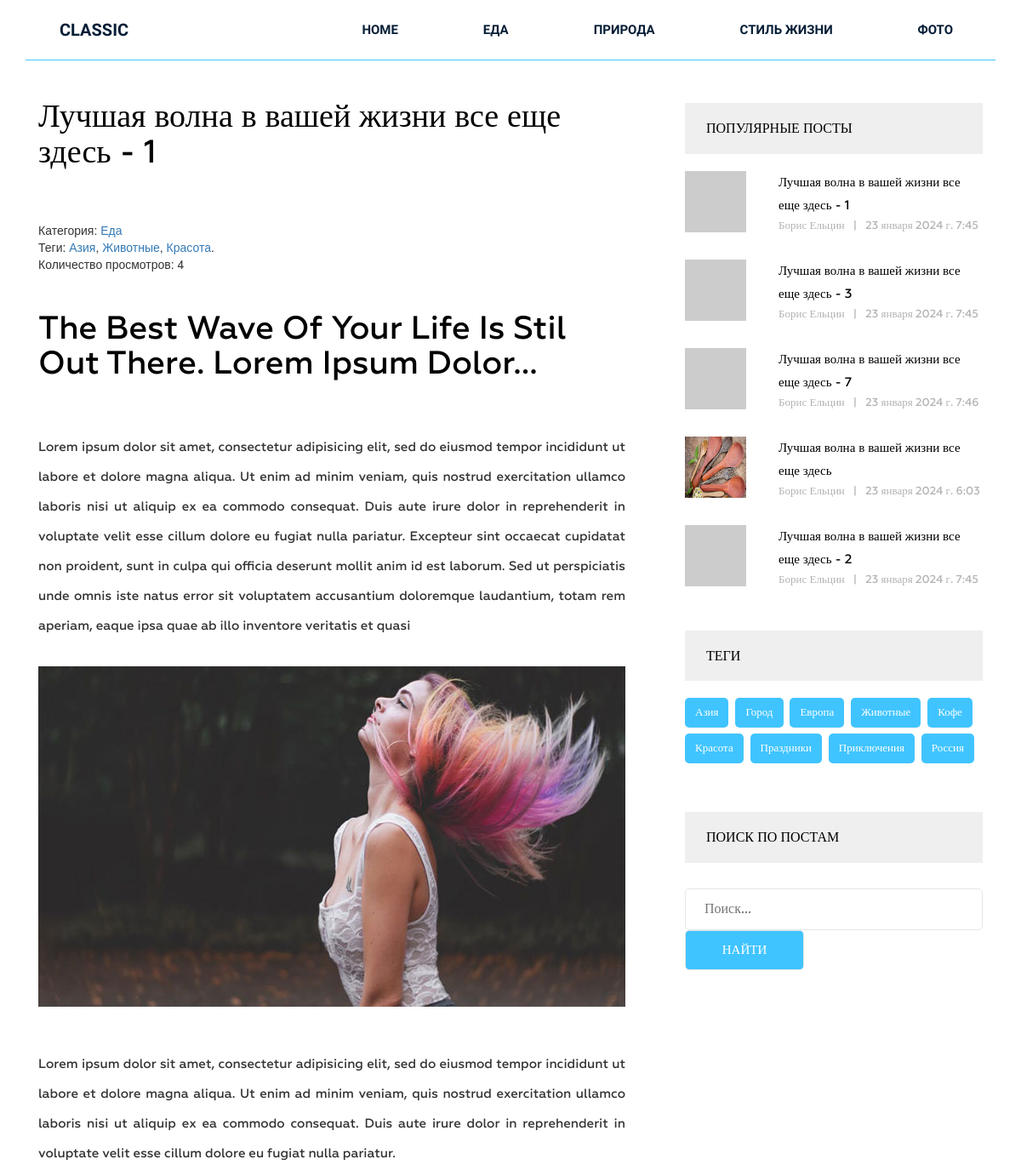
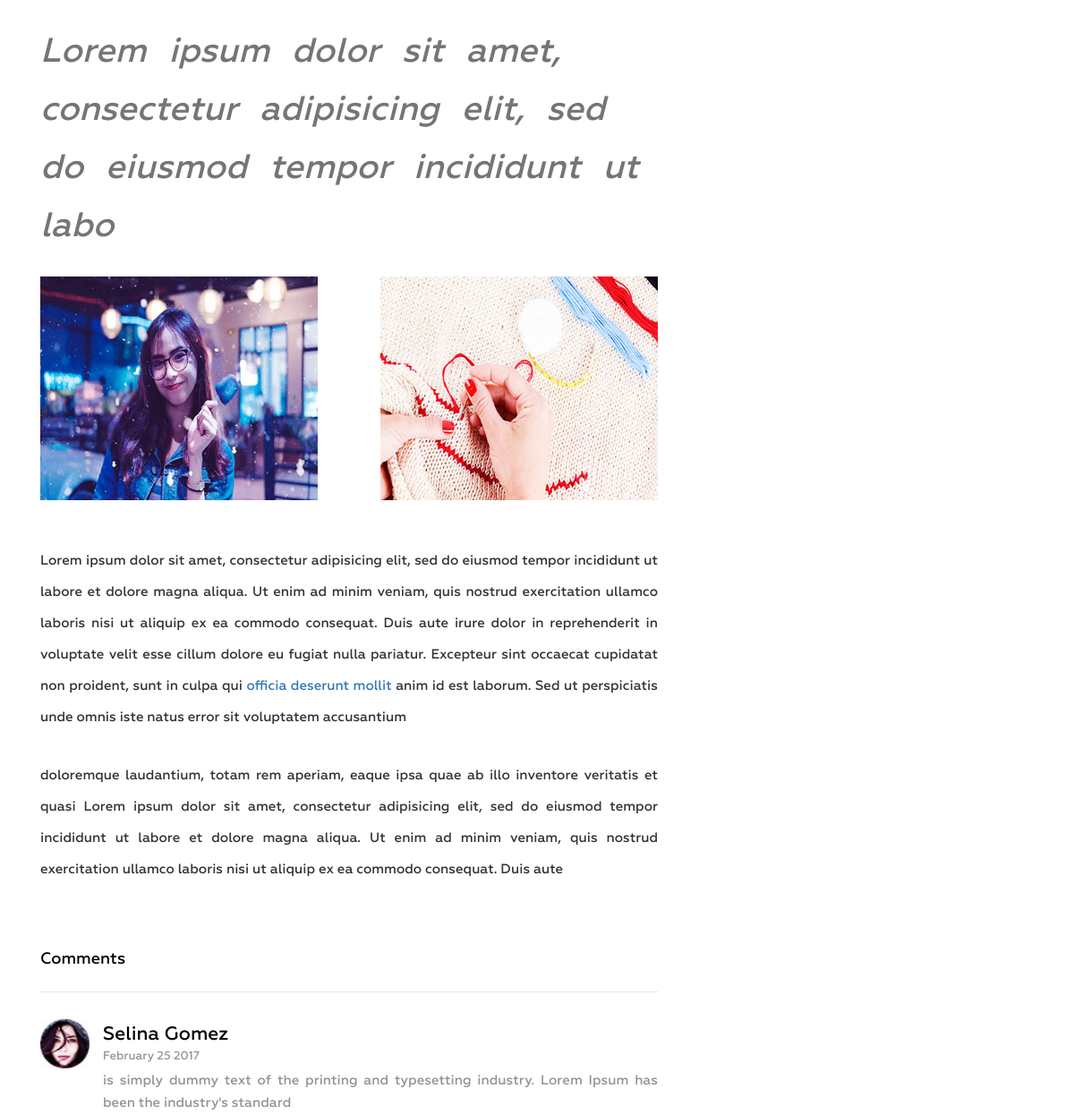
Page /posts/luchshaya-volna-v-vashej-zhizni-vse-eshe-zdes-1/ (upper part) on the earlier database version (2 pictures, top to bottom).
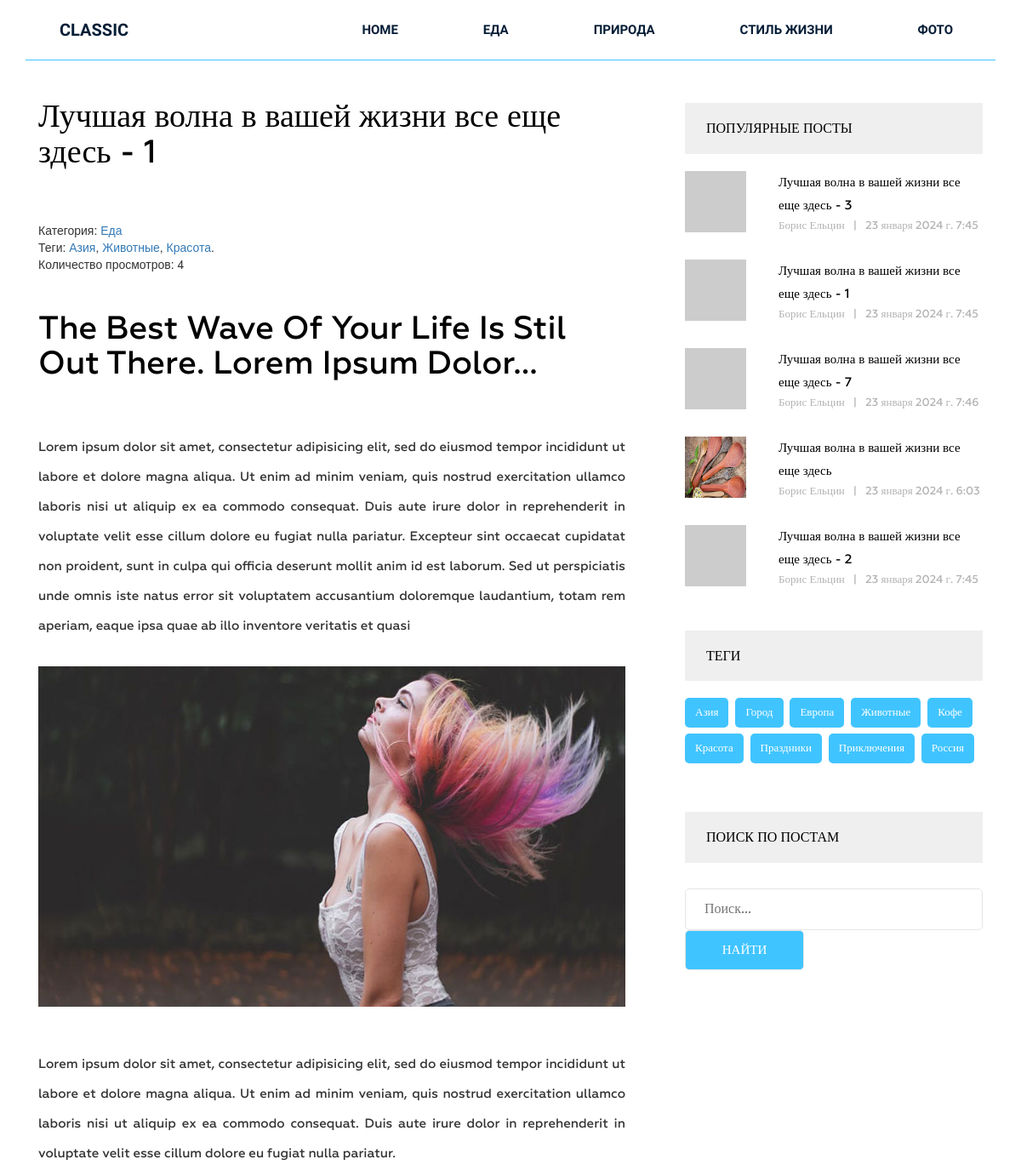
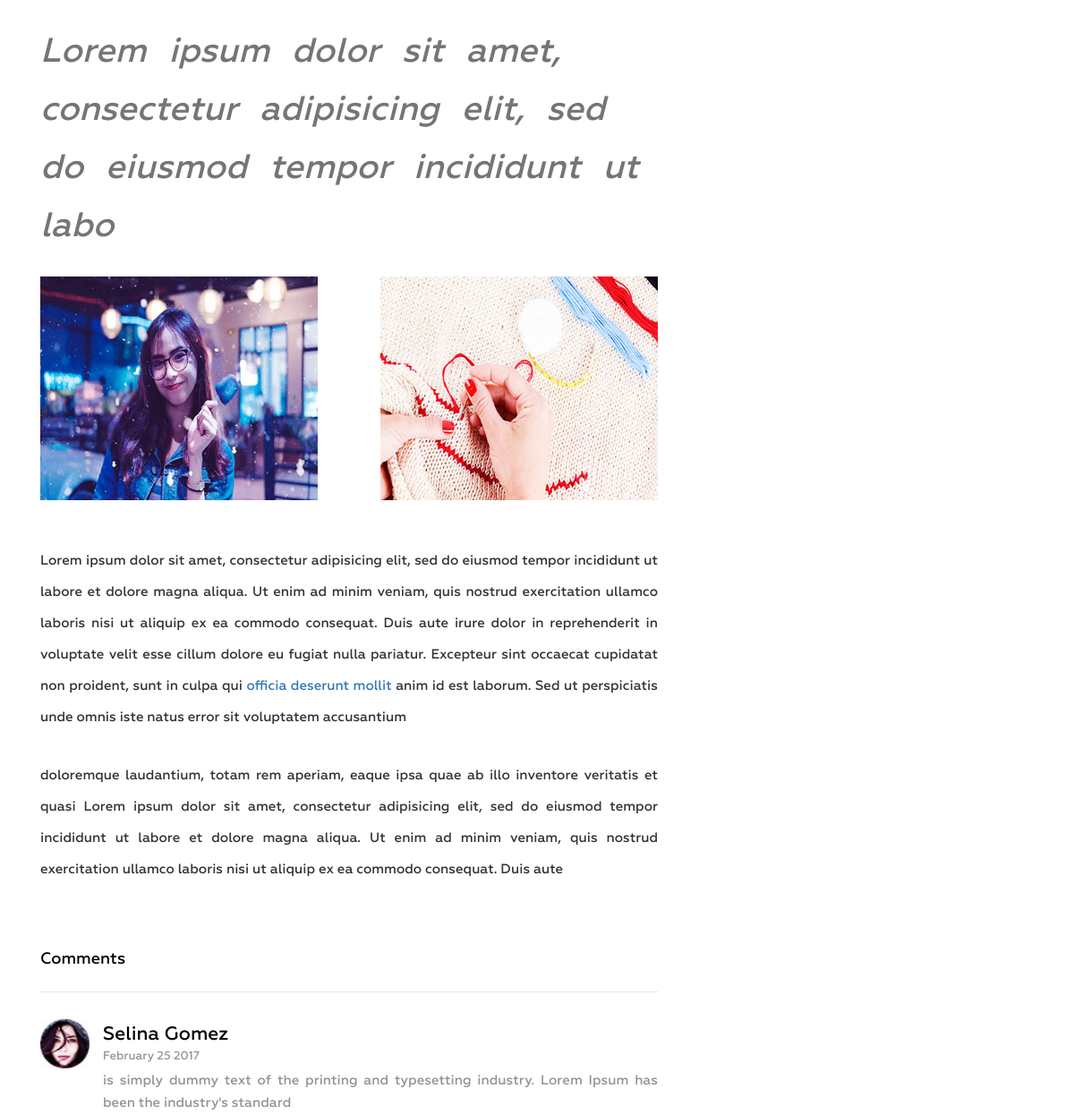
Same page on the later database version (2 pictures, top to bottom).
### blog/models.py (models this page shows, shortened)
class Category(models.Model):
    title = models.CharField(max_length=250, verbose_name='Наименование')
    slug = models.SlugField(max_length=250, unique=True, verbose_name='Алиас')
    def get_absolute_url(self):
        return reverse("category", kwargs={"slug": self.slug})
    class Meta:
        ordering = ['title']
        verbose_name = "Категория"
        verbose_name_plural = "Категории"

class Tag(models.Model):
    title = models.CharField(max_length=250, verbose_name='Наименование')
    slug = models.SlugField(max_length=250, unique=True, verbose_name='Алиас')
    def get_absolute_url(self):
        return reverse("posts-by-tag", kwargs={"slug": self.slug})
    class Meta:
        verbose_name = "Тег"
        verbose_name_plural = "Теги"
        ordering = ['title']

class Post(models.Model):
    title = models.CharField(max_length=250, verbose_name='Наименование')
    slug = models.SlugField(max_length=250, unique=True, verbose_name='Алиас')
    content = models.TextField(blank=True, verbose_name='Содержимое')
    author = models.CharField(max_length=100, verbose_name='Автор')
    views = models.PositiveIntegerField(default=0, verbose_name='Количество просмотров')
    photo = models.ImageField(upload_to='media/%Y/%m/%\d', blank=True, verbose_name='Изображение')
    category = models.ForeignKey(Category, on_delete=models.PROTECT, related_name='posts', verbose_name='Категория')
    tags = models.ManyToManyField(Tag, related_name='posts', blank=True, verbose_name='Теги')
    created_at = models.DateTimeField(auto_now_add=True, verbose_name='Опубликовано')
    def get_absolute_url(self):
        return reverse("post-detail", kwargs={"slug": self.slug})
    class Meta:
        verbose_name = "Пост"
        verbose_name_plural = "Посты"
        ordering = ['-created_at']

### blog/views.py (the view)
# urls.py: path("posts/<slug:slug>/", PostDetailView.as_view(), name='post-detail'),
class PostDetailView(DetailView):
    model = Post
    template_name = 'blog/single.html'
    context_object_name = 'post'
    def get_context_data(self, **kwargs):
        context = super().get_context_data(**kwargs)
        self.object.views = F('views') + 1
        self.object.save()
        self.object.refresh_from_db()
        return context

### blog/templatetags/menu.py (called while the page is built)
@register.inclusion_tag('blog/menu_tpl.html')
def show_menu(menu_class='menu'):
    categories = Category.objects.all()
    return {'categories': categories, 'menu_class': menu_class}

### blog/templatetags/popular_posts.py (called while the page is built)
@register.inclusion_tag('blog/popular_posts_tpl.html')
def show_popular_posts(cnt=3):
    posts = Post.objects.order_by('-views')[:cnt]
    return {'posts': posts}

### blog/templatetags/search_form.py (called while the page is built)
@register.inclusion_tag('blog/search_form_tpl.html')
def show_search_form(text_search=''):
    return {'text_search': text_search}

### blog/templatetags/tags_cloud.py (called while the page is built)
@register.inclusion_tag('blog/tags_cloud_tpl.html')
def show_tags_cloud(cnt=3):
    tags = Tag.objects.all()
    return {'tags': tags}

### blog/templates/blog/single.html (shortened to what this page needs)
{% extends "base.html" %}
{% load static %}
{% load popular_posts %}
{% load tags_cloud %}
{% load search_form %}
{% block content %}
<section class="single-blog-area">
    <div class="container">
        <div class="row">
           <div class="col-md-12">
            <div class="border-top">
                <div class="col-md-8">
                <div class="blog-area">
                    <div class="blog-area-part">
                        <h2>{{post.title}}</h2>
                        <div>
                            <span>Категория: </span>
                            <a href="{{post.category.get_absolute_url}}">{{post.category.title}}</a>
                        </div>
                        <div>
                            <span>Теги: </span>
                            {% for tag in post.tags.all %}
                                <a href="{{tag.get_absolute_url}}">{{tag.title}}</a>{% if not forloop.last %},{% else %}.{% endif %}
                            {% endfor %}
                        </div>
                        <div>
                            <span>Количество просмотров: </span>
                            {{post.views}}
                        </div>
                        <div class="for-style">
                            {{post.content|safe}}
                        </div>
                    </div>
                    <div class="commententries">
                        <h3>Comments</h3>
                        <ul class="commentlist">
                            <li>
                                <article class="comment">
                                    <header class="comment-author">
                                        <img src="img/author-1.jpg" alt="">
                                    </header>
                                    <section class="comment-details">
                                        <div class="author-name">
                                            <h5><a href="#">Selina Gomez</a></h5>
                                            <p>February 25 2017</p>
                                        </div>
                                        <div class="comment-body">
                                            <p>is simply dummy text of the printing and typesetting industry. Lorem Ipsum has been the industry's standard </p>
                                        </div>
                                    </section>
                                </article>
                            </li>
                        </ul>
                    </div>
                </div>
            </div>
            <div class="col-md-4">
                {% show_popular_posts 5 %}
                {% show_tags_cloud %}
                {% show_search_form %}
            </div>
            </div>
            </div>
        </div>
    </div>
</section>
{% endblock  %}

### blog/templates/blog/menu_tpl.html
<div class="{{ menu_class }}">
    <ul>
        <li><a href="{% url "home" %}">Home</a></li>
        {% for item in categories %}
            <li><a href="{{item.get_absolute_url}}">{{item.title}}</a></li>
        {% endfor %}
    </ul>
</div>

### blog/templates/blog/popular_posts_tpl.html
<h2 class="sidebar-title">Популярные посты</h2>
<div class="grid">
    {% for post in posts %}
        <div class="portfolio-item popular">
            {% if post.photo %}
                <img src="{{post.photo.url}}" alt="{{post.title}} ">
            {% else %}
                <img src="https://placehold.co/228x228" alt="{{post.title}}">
            {% endif %}
            <div class="portfolio-text">
                <h5><a href="{{post.get_absolute_url}}">{{post.title}}</a></h5>
                <p>{{post.author}}<span>|</span>{{post.created_at}}</p>
            </div>
        </div>
    {% endfor %}
</div>

### blog/templates/blog/tags_cloud_tpl.html
<div class="tags">
    <h2 class="sidebar-title">Теги</h2>
    {% for tag in tags%}
        <p><a href="{{tag.get_absolute_url}}">{{tag.title}}</a></p>
    {% endfor %}
</div>

Differences in the rows shown:
changed Post "Лучшая волна в вашей жизни все еще здесь - 3": moves up the list
